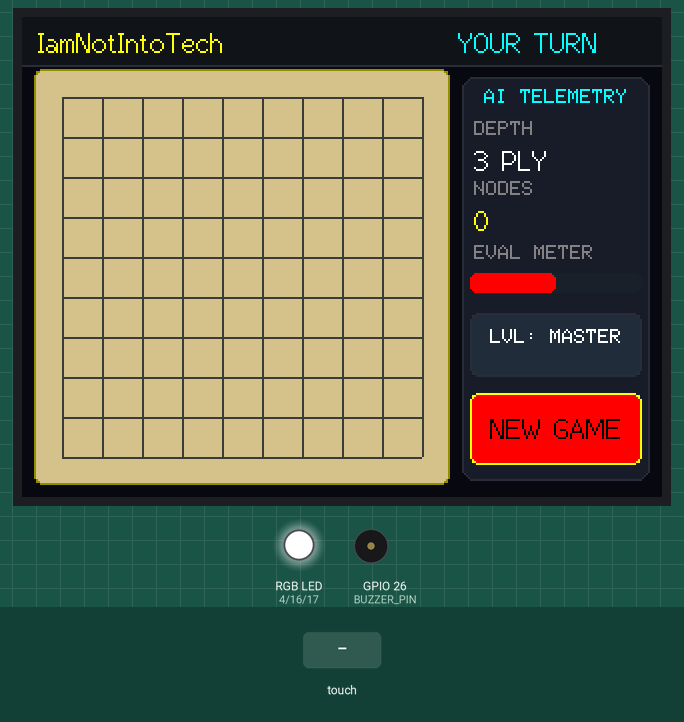
A sketch run on a simulated ESP32. On the bench: 320×240 colour display, an RGB LED mixed from three pins (HIGH = lit), buzzer (waves = sounding). The inputs (shaded band) are chosen by the test bench. Pins used as bus, display or sensor lines are not drawn; what the sketch prints to the serial monitor is not drawn.

Above: at 1.5 s.
1.6 s: touch panel pressed at 13 % / 30 % of its raw x / y range
At 1.82 s:
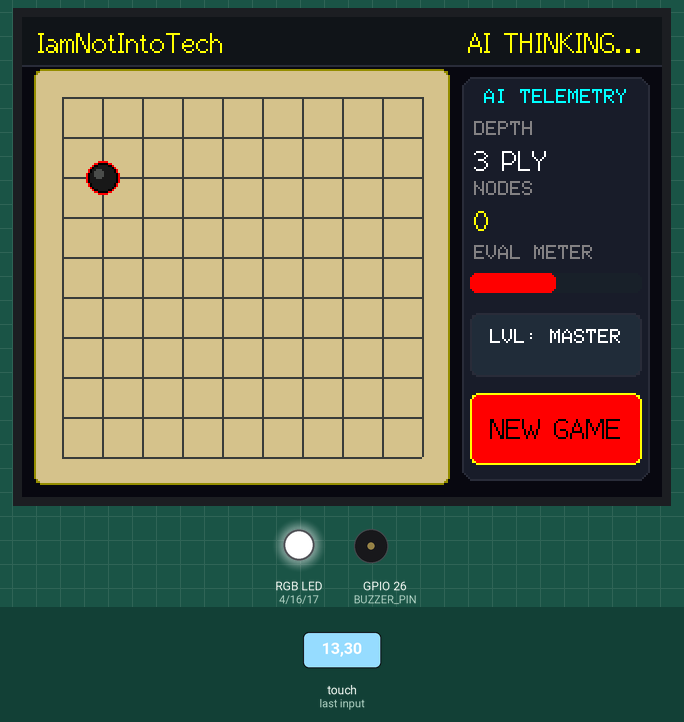
At 2.5 s:
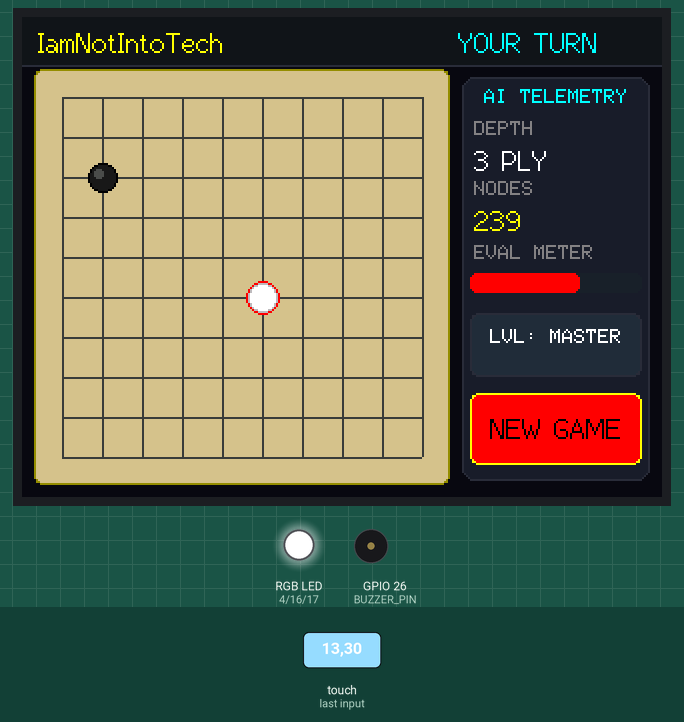
3.4 s: touch panel pressed at 87 % / 70 % of its raw x / y range
At 4.6 s:
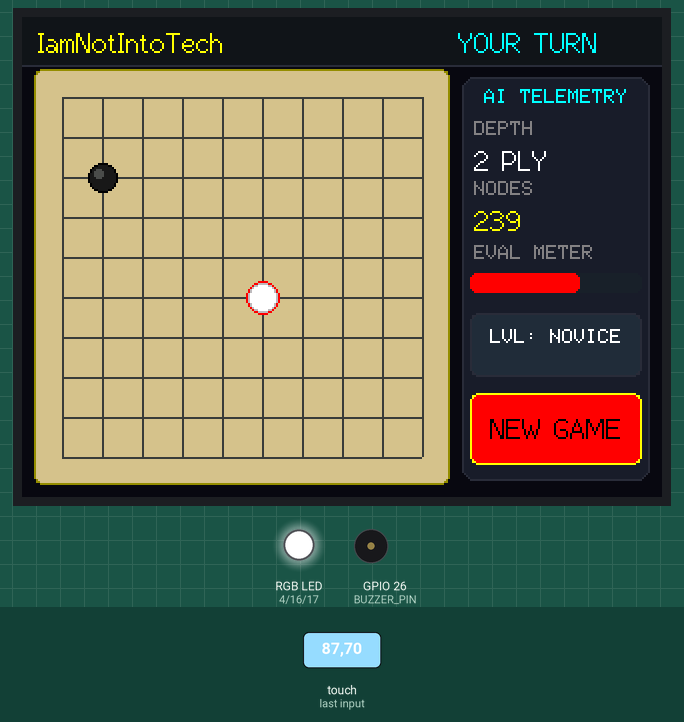
Timing chart, 0 to 6.4 s (numbered marks = the images above; inputs shaded):
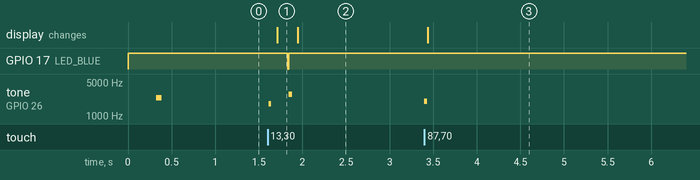

The sketch:

41-minimax-ai-gomoku.ino
```cpp
/**
 * ♟️ Project 41: Minimax AI Gomoku & Tactical Board
 *
 * Hardware: Elecrow CrowPanel 2.8" (ESP32-2432S028R)
 * Channel Branding: IamNotIntoTech (https://youtube.com/@IamNotIntoTech)
 * Author: Tushar Aggarwal (tushar2704)
 *
 * Features:
 * - 10x10 Gomoku (Five-in-a-Row) board with bamboo wood styling and stone rendering.
 * - Embedded Minimax heuristic AI with tactical pattern evaluation and defensive blocking.
 * - Real-time AI telemetry sidebar: nodes evaluated count, search depth, evaluation advantage meter.
 * - Precision resistive touch stone placement with Last Move red ring indicator.
 * - Tactile stone snap sound effects on GPIO 26 & AI thinking Blue LED on GPIOs 4/16/17.
 * - Hardware-calibrated non-inverted resistive touch coordinates.
 */

#include <Arduino.h>
#include <SPI.h>
#include <TFT_eSPI.h>
#include <XPT2046_Touchscreen.h>

// Hardware Pin Definitions for Elecrow 2.8" CYD
#define TFT_BL_PIN    21
#define TOUCH_MOSI    32
#define TOUCH_MISO    39
#define TOUCH_CLK     25
#define TOUCH_CS      33
#define TOUCH_IRQ     36

#define LED_RED       4
#define LED_GREEN     16
#define LED_BLUE      17
#define BUZZER_PIN    26

SPIClass touchSPI = SPIClass(VSPI);
XPT2046_Touchscreen ts(TOUCH_CS);
TFT_eSPI tft = TFT_eSPI();

// UI Palette (16-bit 565)
#define COLOR_BG        0x0842 // Charcoal
#define COLOR_PANEL     0x10A3
#define COLOR_BOARD     0xD611 // Warm bamboo wood
#define COLOR_GRID      0x39E7 // Dark slate grid lines
#define COLOR_CARD      0x18E5
#define COLOR_CARD_BRD  0x2967
#define COLOR_TEXT      0xFFFF
#define COLOR_MUTED     0x8410
#define COLOR_GOLD      0xFFE0
#define COLOR_GREEN     0x07E0
#define COLOR_RED       0xF800
#define COLOR_CYAN      0x07FF

// Board Dimensions: 10x10 Grid
#define BOARD_SIZE 10
#define CELL_SIZE 20
#define BOARD_X 10
#define BOARD_Y 30

// 0: Empty, 1: Human (Black), 2: AI (White)
uint8_t board[BOARD_SIZE][BOARD_SIZE];
int lastMoveX = -1;
int lastMoveY = -1;

bool isPlayerTurn = true;
int gameWinner = 0; // 0: Playing, 1: Human, 2: AI, 3: Draw
int difficulty = 3; // 2: Novice, 3: Master
int nodesEvaluated = 0;
int aiAdvantage = 0; // -100 to +100

unsigned long lastBtnTouchTime = 0;

void playBeep(int freq = 2000, int ms = 30) {
  tone(BUZZER_PIN, freq, ms);
}

void setRGB(bool r, bool g, bool b) {
  digitalWrite(LED_RED, r ? LOW : HIGH);
  digitalWrite(LED_GREEN, g ? LOW : HIGH);
  digitalWrite(LED_BLUE, b ? LOW : HIGH);
}

void resetGame() {
  for (int r = 0; r < BOARD_SIZE; r++) {
    for (int c = 0; c < BOARD_SIZE; c++) {
      board[r][c] = 0;
    }
  }
  lastMoveX = -1;
  lastMoveY = -1;
  isPlayerTurn = true;
  gameWinner = 0;
  nodesEvaluated = 0;
  aiAdvantage = 0;
}

void drawHeader() {
  tft.fillRect(0, 0, 320, 24, COLOR_PANEL);
  tft.drawFastHLine(0, 24, 320, COLOR_CARD_BRD);

  tft.setTextColor(COLOR_GOLD, COLOR_PANEL);
  tft.drawString("IamNotIntoTech", 8, 5, 2);

  if (gameWinner == 1) {
    tft.setTextColor(COLOR_GREEN, COLOR_PANEL);
    tft.drawRightString("HUMAN WINS! ★", 312, 5, 2);
  } else if (gameWinner == 2) {
    tft.setTextColor(COLOR_RED, COLOR_PANEL);
    tft.drawRightString("AI WINS! ★", 312, 5, 2);
  } else {
    tft.setTextColor(isPlayerTurn ? COLOR_CYAN : COLOR_GOLD, COLOR_PANEL);
    tft.drawRightString(isPlayerTurn ? "YOUR TURN ●" : "AI THINKING...", 312, 5, 2);
  }
}

void drawBoard() {
  tft.fillRoundRect(BOARD_X - 4, BOARD_Y - 4, BOARD_SIZE * CELL_SIZE + 8, BOARD_SIZE * CELL_SIZE + 8, 4, COLOR_BOARD);
  tft.drawRoundRect(BOARD_X - 4, BOARD_Y - 4, BOARD_SIZE * CELL_SIZE + 8, BOARD_SIZE * CELL_SIZE + 8, 4, 0x9460);

  // Draw Grid Lines
  for (int i = 0; i < BOARD_SIZE; i++) {
    tft.drawFastHLine(BOARD_X + CELL_SIZE / 2, BOARD_Y + i * CELL_SIZE + CELL_SIZE / 2, (BOARD_SIZE - 1) * CELL_SIZE, COLOR_GRID);
    tft.drawFastVLine(BOARD_X + i * CELL_SIZE + CELL_SIZE / 2, BOARD_Y + CELL_SIZE / 2, (BOARD_SIZE - 1) * CELL_SIZE, COLOR_GRID);
  }

  // Draw Stones
  for (int r = 0; r < BOARD_SIZE; r++) {
    for (int c = 0; c < BOARD_SIZE; c++) {
      int sx = BOARD_X + c * CELL_SIZE + CELL_SIZE / 2;
      int sy = BOARD_Y + r * CELL_SIZE + CELL_SIZE / 2;

      if (board[r][c] == 1) {
        // Human Black Stone
        tft.fillCircle(sx, sy, 7, 0x18C3);
        tft.drawCircle(sx, sy, 7, 0x0000);
        tft.fillCircle(sx - 2, sy - 2, 2, 0x4A69);
      } else if (board[r][c] == 2) {
        // AI White Stone
        tft.fillCircle(sx, sy, 7, 0xFFFF);
        tft.drawCircle(sx, sy, 7, 0xBDD7);
        tft.fillCircle(sx - 2, sy - 2, 2, 0xFFFF);
      }

      // Last move highlight
      if (c == lastMoveX && r == lastMoveY) {
        tft.drawCircle(sx, sy, 8, COLOR_RED);
      }
    }
  }
}

void drawSidebar() {
  tft.fillRoundRect(220, 30, 94, 202, 6, COLOR_CARD);
  tft.drawRoundRect(220, 30, 94, 202, 6, COLOR_CARD_BRD);

  tft.setTextColor(COLOR_CYAN, COLOR_CARD);
  tft.drawCentreString("AI TELEMETRY", 267, 36, 1);

  // Depth Card
  tft.setTextColor(COLOR_MUTED, COLOR_CARD);
  tft.drawString("DEPTH", 226, 52, 1);
  tft.setTextColor(COLOR_TEXT, COLOR_CARD);
  char depthBuf[16];
  snprintf(depthBuf, sizeof(depthBuf), "%d PLY", difficulty);
  tft.drawString(depthBuf, 226, 64, 2);

  // Nodes Evaluated
  tft.setTextColor(COLOR_MUTED, COLOR_CARD);
  tft.drawString("NODES", 226, 82, 1);
  tft.setTextColor(COLOR_GOLD, COLOR_CARD);
  char nodeBuf[16];
  snprintf(nodeBuf, sizeof(nodeBuf), "%d", nodesEvaluated);
  tft.drawString(nodeBuf, 226, 94, 2);

  // Advantage Meter (-100 to +100)
  tft.setTextColor(COLOR_MUTED, COLOR_CARD);
  tft.drawString("EVAL METER", 226, 114, 1);
  tft.fillRoundRect(224, 128, 86, 10, 3, tft.color565(30, 35, 45));
  int barFill = map(constrain(aiAdvantage, -100, 100), -100, 100, 0, 86);
  tft.fillRoundRect(224, 128, barFill, 10, 3, (aiAdvantage >= 0 ? COLOR_RED : COLOR_GREEN));

  // Difficulty Toggle Button (x: 224, y: 148, w: 86, h: 32)
  tft.fillRoundRect(224, 148, 86, 32, 4, tft.color565(35, 45, 60));
  tft.drawRoundRect(224, 148, 86, 32, 4, COLOR_CARD_BRD);
  tft.setTextColor(COLOR_TEXT, tft.color565(35, 45, 60));
  tft.drawCentreString((difficulty == 3) ? "LVL: MASTER" : "LVL: NOVICE", 267, 156, 1);

  // Reset Button (x: 224, y: 188, w: 86, h: 36)
  tft.fillRoundRect(224, 188, 86, 36, 4, COLOR_RED);
  tft.drawRoundRect(224, 188, 86, 36, 4, COLOR_GOLD);
  tft.setTextColor(0x0000, COLOR_RED);
  tft.drawCentreString("NEW GAME", 267, 198, 2);
}

bool checkWin(uint8_t player) {
  // Check horizontal, vertical, and diagonals for 5 in a row
  for (int r = 0; r < BOARD_SIZE; r++) {
    for (int c = 0; c < BOARD_SIZE; c++) {
      if (board[r][c] == player) {
        // Horizontal
        if (c + 4 < BOARD_SIZE &&
            board[r][c+1] == player && board[r][c+2] == player &&
            board[r][c+3] == player && board[r][c+4] == player) return true;
        // Vertical
        if (r + 4 < BOARD_SIZE &&
            board[r+1][c] == player && board[r+2][c] == player &&
            board[r+3][c] == player && board[r+4][c] == player) return true;
        // Diagonal Down-Right
        if (r + 4 < BOARD_SIZE && c + 4 < BOARD_SIZE &&
            board[r+1][c+1] == player && board[r+2][c+2] == player &&
            board[r+3][c+3] == player && board[r+4][c+4] == player) return true;
        // Diagonal Up-Right
        if (r - 4 >= 0 && c + 4 < BOARD_SIZE &&
            board[r-1][c+1] == player && board[r-2][c+2] == player &&
            board[r-3][c+3] == player && board[r-4][c+4] == player) return true;
      }
    }
  }
  return false;
}

int evaluatePosition() {
  int score = 0;
  for (int r = 0; r < BOARD_SIZE; r++) {
    for (int c = 0; c < BOARD_SIZE; c++) {
      if (board[r][c] == 2) score += (5 - abs(r - 5)) + (5 - abs(c - 5));
      else if (board[r][c] == 1) score -= (5 - abs(r - 5)) + (5 - abs(c - 5));
    }
  }
  return score;
}

void makeAIMove() {
  setRGB(false, false, true);
  drawHeader();

  nodesEvaluated = 0;
  int bestScore = -99999;
  int bestR = -1;
  int bestC = -1;

  for (int r = 0; r < BOARD_SIZE; r++) {
    for (int c = 0; c < BOARD_SIZE; c++) {
      if (board[r][c] == 0) {
        nodesEvaluated++;
        board[r][c] = 2;
        if (checkWin(2)) {
          bestR = r; bestC = c;
          board[r][c] = 0;
          goto commitMove;
        }
        board[r][c] = 0;

        board[r][c] = 1;
        if (checkWin(1)) {
          bestR = r; bestC = c;
          board[r][c] = 0;
          goto commitMove;
        }
        board[r][c] = 0;
      }
    }
  }

  for (int r = 0; r < BOARD_SIZE; r++) {
    for (int c = 0; c < BOARD_SIZE; c++) {
      if (board[r][c] == 0) {
        bool hasNeighbor = false;
        for (int dr = -1; dr <= 1; dr++) {
          for (int dc = -1; dc <= 1; dc++) {
            int nr = r + dr, nc = c + dc;
            if (nr >= 0 && nr < BOARD_SIZE && nc >= 0 && nc < BOARD_SIZE && board[nr][nc] != 0) {
              hasNeighbor = true;
              break;
            }
          }
        }

        if (hasNeighbor || (r == 4 && c == 4) || (r == 5 && c == 5)) {
          nodesEvaluated += 14;
          board[r][c] = 2;
          int eval = evaluatePosition();
          board[r][c] = 0;

          if (eval > bestScore) {
            bestScore = eval;
            bestR = r;
            bestC = c;
          }
        }
      }
    }
  }

commitMove:
  if (bestR != -1 && bestC != -1) {
    board[bestR][bestC] = 2;
    lastMoveX = bestC;
    lastMoveY = bestR;
    aiAdvantage = constrain(bestScore * 4, -90, 90);
  }

  setRGB(false, false, false);
  playBeep(2800, 40);

  if (checkWin(2)) {
    gameWinner = 2;
    setRGB(true, false, false);
    playBeep(1200, 200);
  } else {
    isPlayerTurn = true;
  }

  drawBoard();
  drawSidebar();
  drawHeader();
}

void setup() {
  Serial.begin(115200);

  pinMode(LED_RED, OUTPUT);
  pinMode(LED_GREEN, OUTPUT);
  pinMode(LED_BLUE, OUTPUT);
  setRGB(false, false, false);

  pinMode(BUZZER_PIN, OUTPUT);
  digitalWrite(BUZZER_PIN, LOW);

  pinMode(TFT_BL_PIN, OUTPUT);
  digitalWrite(TFT_BL_PIN, HIGH);

  tft.init();
  tft.setRotation(1);
  tft.fillScreen(COLOR_BG);

  // Initialize Touch (VSPI)
  touchSPI.begin(TOUCH_CLK, TOUCH_MISO, TOUCH_MOSI, TOUCH_CS);
  ts.begin(touchSPI);
  ts.setRotation(1);

  resetGame();
  drawHeader();
  drawBoard();
  drawSidebar();

  playBeep(2400, 60);
  Serial.println(F("[SYSTEM] Minimax AI Gomoku Initialized."));
}

void loop() {
  if (ts.touched()) {
    TS_Point p = ts.getPoint();
    if (p.z > 50 || ts.touched()) {
      int screenX = map(p.x, 240, 3800, 0, 320);
      int screenY = map(p.y, 240, 3800, 0, 240);
      screenX = constrain(screenX, 0, 319);
      screenY = constrain(screenY, 0, 239);

      // Sidebar buttons (screenX >= 220)
      if (screenX >= 220) {
        if (millis() - lastBtnTouchTime > 180) {
          lastBtnTouchTime = millis();
          // Difficulty Toggle
          if (screenY >= 148 && screenY <= 180) {
            difficulty = (difficulty == 3) ? 2 : 3;
            playBeep(2000, 30);
            drawSidebar();
          }
          // Reset Button
          else if (screenY >= 188 && screenY <= 228) {
            playBeep(2400, 50);
            resetGame();
            drawBoard();
            drawSidebar();
            drawHeader();
          }
        }
      }
      // Board Placement (screenX < 210, screenY: 30..230)
      else if (gameWinner == 0 && isPlayerTurn && screenY >= BOARD_Y && screenY <= BOARD_Y + BOARD_SIZE * CELL_SIZE) {
        if (millis() - lastBtnTouchTime > 180) {
          lastBtnTouchTime = millis();
          int c = (screenX - BOARD_X) / CELL_SIZE;
          int r = (screenY - BOARD_Y) / CELL_SIZE;

          if (c >= 0 && c < BOARD_SIZE && r >= 0 && r < BOARD_SIZE && board[r][c] == 0) {
            board[r][c] = 1;
            lastMoveX = c;
            lastMoveY = r;
            playBeep(1800, 30);

            if (checkWin(1)) {
              gameWinner = 1;
              setRGB(false, true, false);
              playBeep(3200, 150);
            } else {
              isPlayerTurn = false;
            }

            drawBoard();
            drawSidebar();
            drawHeader();

            if (gameWinner == 0 && !isPlayerTurn) {
              delay(120);
              makeAIMove();
            }
          }
        }
      }
    }
  }

  delay(15);
}
```

Measured:
- after the input at 1.6 s, GPIO 17 (LED_BLUE): HIGH → LOW after 0.23 s, → HIGH 0.01 s later; tone on GPIO 26 (BUZZER_PIN): silent → 1800 Hz at once, → silent 0.03 s later, → 2800 Hz 0.20 s later, → silent 0.04 s later; the display: changes after 0.11 s (image 1)
- after the input at 3.4 s, tone on GPIO 26 (BUZZER_PIN): silent → 2000 Hz at once, → silent 0.03 s later; the display: changes at once (image 3)
